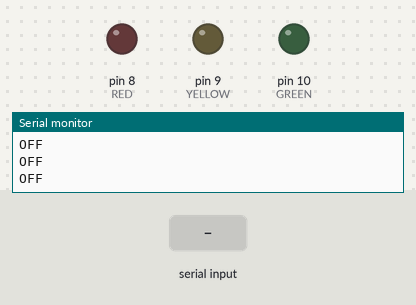
Recording of a sketch running on a simulated Arduino Uno, built with avr-gcc and run on an emulated ATmega328P. Shown: output pins drawn as LEDs (lit = HIGH), the last lines printed to the serial monitor. Inputs (shaded band) come from the test bench.

Above: at 1.2 s.
1.3 s: "START\n" received over Serial
At 2.4 s:
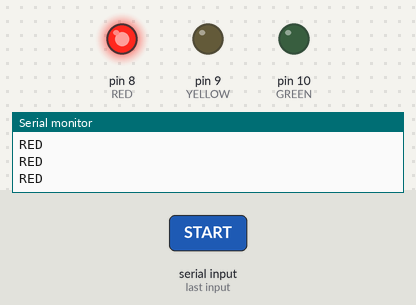
2.8 s: "STOP\n" received over Serial
At 3.5 s:
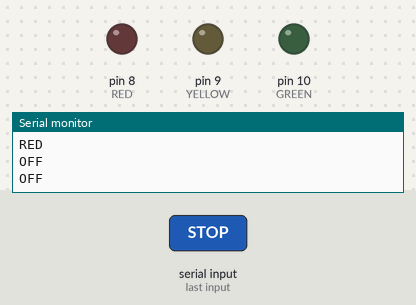
Timing chart, 0 to 5.8 s (numbered marks = the images above; inputs shaded):
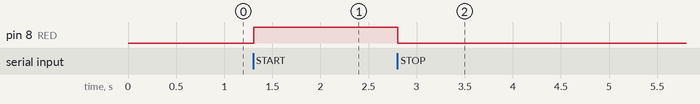

Measured:
- after the input at 1.3 s, pin 8 (RED): LOW → HIGH at once
- after the input at 2.8 s, pin 8 (RED): HIGH → LOW after 0.01 s instead of 2.5 s; pin 9 (YELLOW): stays LOW (without the input it goes to HIGH after 6.5 s); pin 10 (GREEN): stays LOW (without the input it goes to HIGH after 2.5 s)

The sketch:

traffic_light.ino
```cpp
/*
  Project 4: Traffic Light Simulator
  Red LED    -> Pin 8
  Yellow LED -> Pin 9
  Green LED  -> Pin 10

  Serial commands from Python:
    "START" -> begin auto cycling
    "STOP"  -> hold all off
*/

const int RED = 8;
const int YELLOW = 9;
const int GREEN = 10;

bool running = false;
int state = 0; // 0=red,1=green,2=yellow
unsigned long lastChange = 0;
const unsigned long RED_TIME = 4000;
const unsigned long GREEN_TIME = 4000;
const unsigned long YELLOW_TIME = 1500;

void setup() {
  Serial.begin(9600);
  pinMode(RED, OUTPUT);
  pinMode(YELLOW, OUTPUT);
  pinMode(GREEN, OUTPUT);
  allOff();
}

void allOff() {
  digitalWrite(RED, LOW);
  digitalWrite(YELLOW, LOW);
  digitalWrite(GREEN, LOW);
}

void setLight(int s) {
  allOff();
  if (s == 0) digitalWrite(RED, HIGH);
  else if (s == 1) digitalWrite(GREEN, HIGH);
  else if (s == 2) digitalWrite(YELLOW, HIGH);
}

void loop() {
  if (Serial.available()) {
    String cmd = Serial.readStringUntil('\n');
    cmd.trim();
    if (cmd == "START") {
      running = true;
      state = 0;
      lastChange = millis();
      setLight(state);
    } else if (cmd == "STOP") {
      running = false;
      allOff();
    }
  }

  if (running) {
    unsigned long now = millis();
    unsigned long elapsed = now - lastChange;
    unsigned long duration = (state == 0) ? RED_TIME : (state == 1) ? GREEN_TIME : YELLOW_TIME;

    if (elapsed >= duration) {
      state = (state + 1) % 3;
      lastChange = now;
      setLight(state);
    }
  }

  // Report current state
  static unsigned long lastReport = 0;
  if (millis() - lastReport > 300) {
    lastReport = millis();
    String s = running ? (state == 0 ? "RED" : state == 1 ? "GREEN" : "YELLOW") : "OFF";
    Serial.println(s);
  }
}
```
